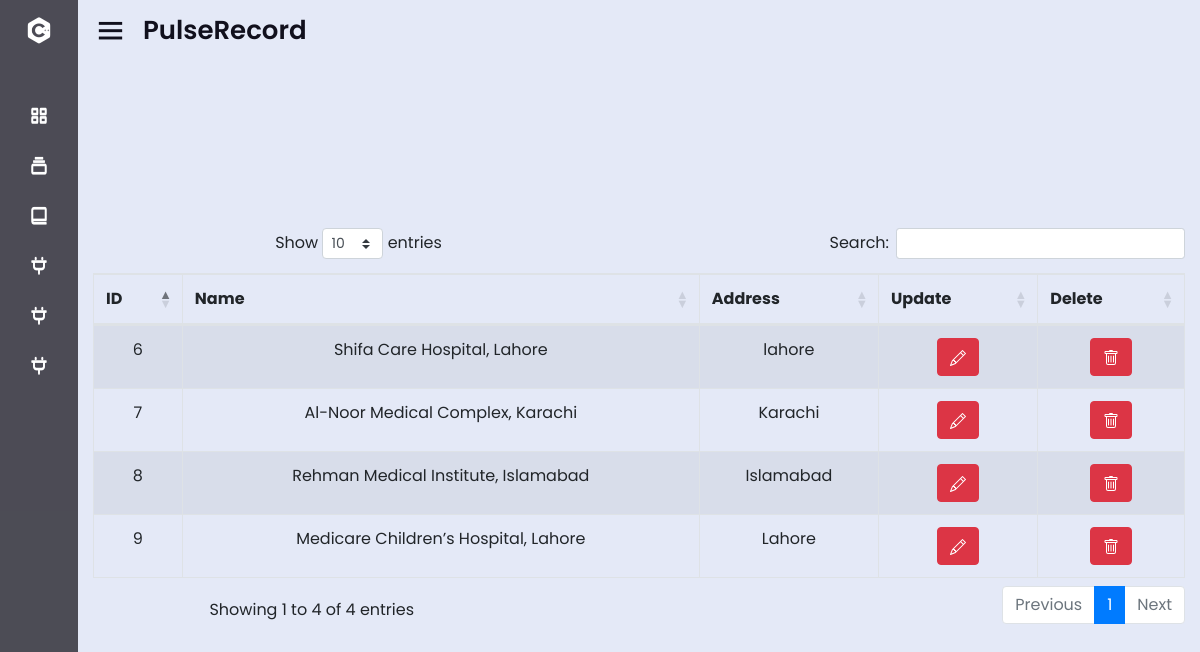
The app's page /hospitallist/ (signed in) with its own data.
### patient/models.py (models this page shows, shortened)
class Hospital(models.Model):
    id = models.AutoField(primary_key=True)
    name = models.CharField(max_length=100)
    address = models.TextField()

### patient/views.py (the view)
# urls.py: path("hospitallist/", views.hospitallist, name="hospitallist"),
@login_required
def hospitallist(request):
    if request.method == "POST":
        form = HospitalForm(request.POST, instance=image)
        if form.is_valid():
            form.save()
    else:
        form = HospitalForm()
    information = Hospital.objects.all()
    return render(request, "patient/hospitallist.html", {"information":information, "form":form})

### patient/forms.py (shortened to what this page needs)
class HospitalForm(forms.ModelForm):
    name = forms.CharField()
    address = forms.CharField()
    class Meta:
        model = Hospital
        fields = ["name", "address"]

### patient/templates/patient/hospitallist.html (shortened to what this page needs)
{% extends "patient/base.html" %}
{% block content %}
{% load crispy_forms_tags %}
{% load static %}
<link href="{% static 'css/jquery.toast.css' %}" rel="stylesheet">
<link href="https://cdnjs.cloudflare.com/ajax/libs/twitter-bootstrap/4.5.2/css/bootstrap.css" rel="stylesheet"/>
<link href="https://cdn.datatables.net/1.13.6/css/dataTables.bootstrap4.min.css" rel="stylesheet"/>
<br><br><br><br><br>
<br><br>
<div class="container" style="text-align:center">
    <table id="example" class="table table-striped table-bordered" style="width:100%">
        <thead>
            <tr style="text-align:center">
                <th>ID</th>
                <th>Name</th>
                <th>Address</th>
                <th>Update</th>
                <th>Delete</th>
            </tr>
        </thead>
        <tbody>
            {% for x in information %}
            <tr>
                <td>{{ x.id }}</td>
                <td>{{ x.name }}</td>
                <td>{{ x.address }}</td>
                <td>
                    <a href="javascript:void(0)" class="btn btn-danger edit-button preview" ></a>
                </td>
                <td>
                    <a href="delete/{{ x.id }}" class="btn btn-danger" id="deleteBtn{{ x.id }}"></a>
                </td>
            </tr>
            {% endfor %}
        </tbody>
    </table>
</div>
{% endblock %}

### patient/templates/patient/base.html (style rules this page uses)
* { margin: 0; padding: 0; box-sizing: border-box; font-family: 'Poppins', sans-serif; }

### records on screen
Hospital: id "6", name "Shifa Care Hospital, Lahore", address "lahore"
Hospital: id "7", name "Al-Noor Medical Complex, Karachi", address "Karachi"
Hospital: id "8", name "Rehman Medical Institute, Islamabad", address "Islamabad"
Hospital: id "9", name "Medicare Children’s Hospital, Lahore", address "Lahore"
